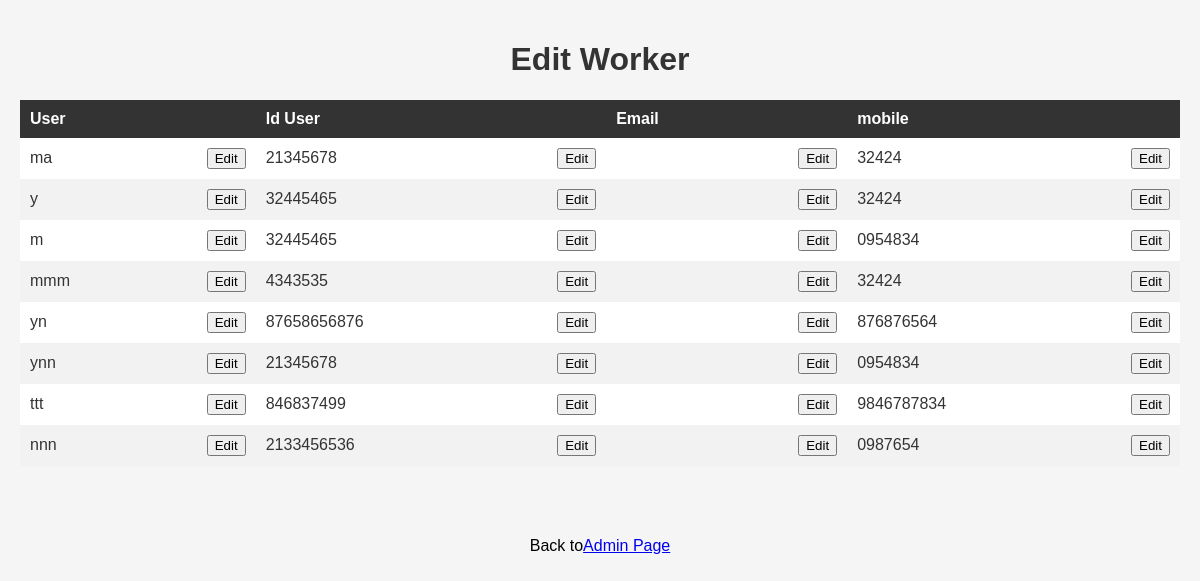
Page /EditWorker on the earlier database version.
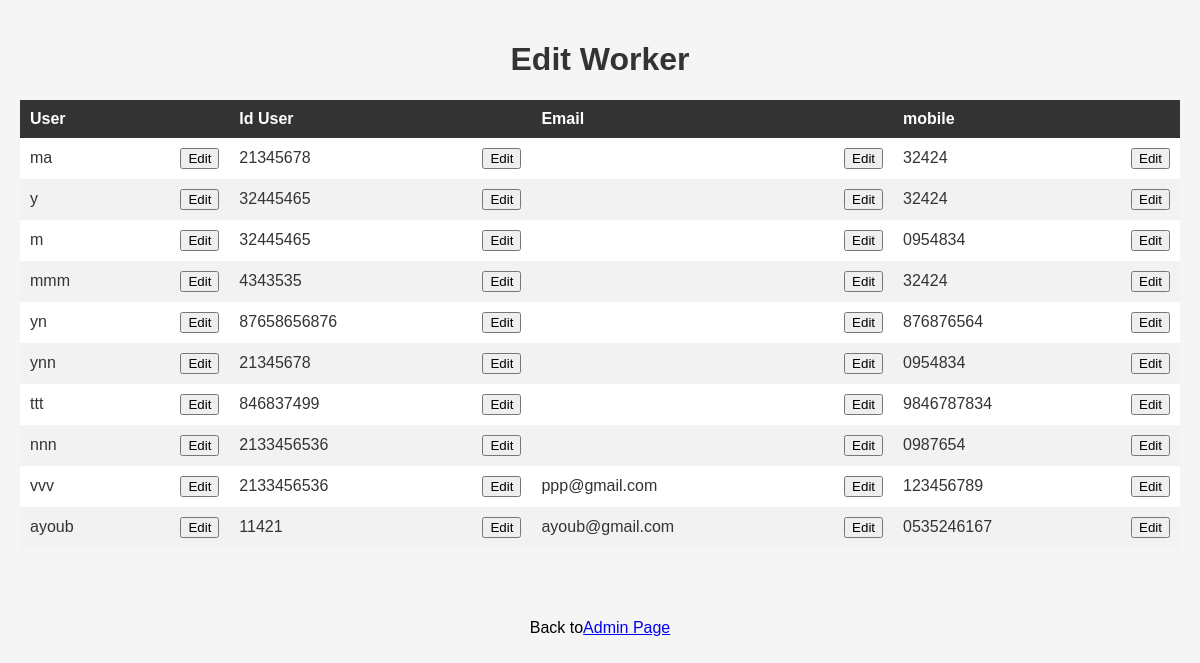
Same page on the later database version.
### Boards/models.py (models this page shows, shortened)
class Worker(models.Model):
    user = models.OneToOneField(User, on_delete=models.CASCADE)
    id_user = models.IntegerField()
    profile_pic = models.ImageField(
        upload_to='profile_pic/CustomerProfilePic/', null=True, blank=True)
    mobile = models.CharField(max_length=20, null=False)
    email = models.EmailField(null=False, default="")

### Boards/views.py (the view)
# urls.py: path('EditWorker', views.EditWorker, name='EditWorker'),
def EditWorker(request):
    context = {}
    if request.method == 'GET':
        result = models.Worker.objects.all()
        context = {"result": result}
    return render(request, 'EditWorker.html', context=context)

### Templates/EditWorker.html (shortened to what this page needs)
<!DOCTYPE html>
<html>
<head>
</head>
<body>
  <h1>Edit Worker</h1>
  <table>
    <thead>
      <tr>
        <th>User</th>
        <th>   </th>
        <th>Id User</th>
        <th>   </th>
        <th>Email</th>
        <th>   </th>
        <th>mobile</th>
        <th>   </th>
      </tr>
    </thead>
    <tbody>
        {% block content %}
        {% for x in result %}
            <tr>
                <td>{{x.user}}</td>
                <td><a href="{% url 'EditWorkerusername' x.user_id  %}"> <button style="float: right">Edit</button></a></td>
                <td>{{x.id_user}}</td>
                <td><a href="{% url 'EditWorkerIDuser' x.user_id  %}"> <button style="float: right">Edit</button></a></td>
                <td>{{x.email}}</td>
                <td><a href="{% url 'EditWorkerEmail' x.user_id  %}"> <button style="float: right">Edit</button></a></td>
                <td>{{x.mobile}}</td>
                <td><a href="{% url 'EditWorkermobile' x.user_id  %}"> <button style="float: right">Edit</button></a></td>
            </tr>
        {% endfor %}
        {% endblock content %}
    </tbody>
  </table>
<div style="display: flex; justify-content: center; align-items: center; height: 20vh;">  Back to  <a href= "/HomePageadmin" > Admin Page </a> </div>
</body>
</html>

Differences in the rows shown:
added Worker: user "vvv", id_user "2133456536", email "ppp@gmail.com", mobile "123456789"
added Worker: user "ayoub", id_user "11421", email "ayoub@gmail.com", mobile "0535246167"
